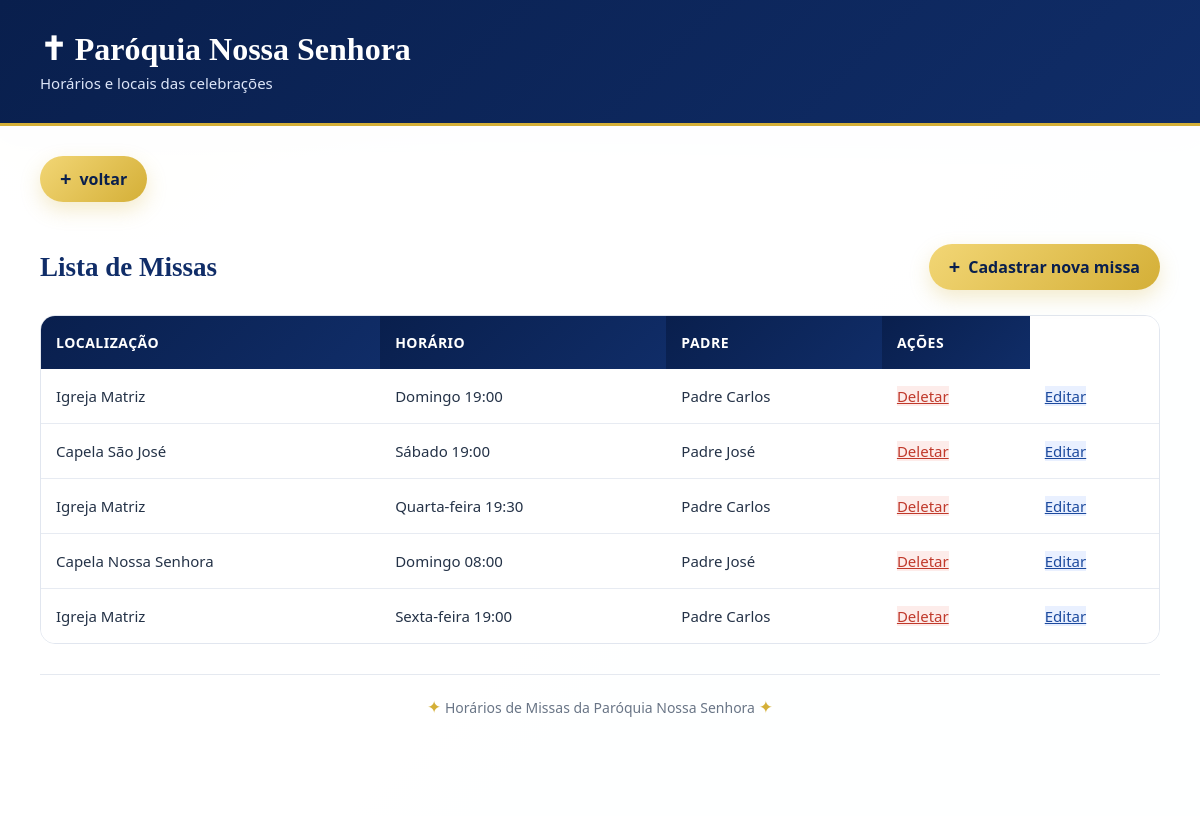
The app's page /missas/listar_missas.php (signed in) with its own data.
### tables this page shows
CREATE TABLE IF NOT EXISTS missas (
    id_missas INT NOT NULL AUTO_INCREMENT,
    localizacao VARCHAR(255) NOT NULL,
    horario VARCHAR(45) NOT NULL,
    padre_ce VARCHAR(45) NOT NULL,
    padre_id INT NOT NULL,

    PRIMARY KEY (id_missas),

    INDEX idx_missas_padre (padre_id),

    CONSTRAINT fk_missas_padre
        FOREIGN KEY (padre_id)
        REFERENCES padre (id_padre)
        ON DELETE RESTRICT
        ON UPDATE CASCADE
);

CREATE TABLE IF NOT EXISTS usuarios (
    id_usuarios INT NOT NULL AUTO_INCREMENT,
    nome VARCHAR(255) NOT NULL,
    email VARCHAR(255) NOT NULL,
    senha VARCHAR(255) NOT NULL,
    tipo VARCHAR(45) NOT NULL DEFAULT 'u',

    PRIMARY KEY (id_usuarios),
    UNIQUE KEY email_UNIQUE (email)
);

### html/func.php (called while the page is built, shortened)
<?php
function buscar_padre($conexão,$id){
    $sql = "SELECT
    padre.id_padre,
    usuarios.nome,
    usuarios.email,
    padre.telefone
FROM padre
INNER JOIN usuarios
    ON padre.usuarios_id = usuarios.id_usuarios
     WHERE id_padre = ?;";
    $smt = $conexão->prepare($sql);
    $smt->bind_param("i", $id);
    $smt->execute();
    return $smt->get_result();
}
function listar_missas($conexao){
    return $conexao->query("SELECT * FROM missas ");
}
?>

### html/missas/listar_missas.php (the view, shortened to what this page needs)
<?php
require_once '../func.php';
?>
<!DOCTYPE html>
<html lang="pt-br">
<head>
</head>
<body>
<div class="container">
    <div class="cabecalho">
        <h1>
            ✝ Paróquia Nossa Senhora
        </h1>
        <p>
            Horários e locais das celebrações
        </p>
    </div>
    <div class="conteudo">
        <a
            class="btn-novo"
            href="../index.php"
        >
            voltar
        </a>
        <br><br>
        <div class="topo-lista">
            <h2>
                Lista de Missas
            </h2>
            <a
                href="inserir_missas.php"
                class="btn-novo"
            >
                Cadastrar nova missa
            </a>
        </div>
        <div class="tabela-container">
            <table>
                <thead>
                    <tr>
                        <th>
                            Localização
                        </th>
                        <th>
                            Horário
                        </th>
                        <th>
                            Padre
                        </th>
                        <th>
                            Ações
                        </th>
                    </tr>
                </thead>
                <tbody>
                <?php
        require_once "../func.php";
        $resultado = listar_missas($conexao);
        if ($resultado) {
            while ($missas = mysqli_fetch_assoc($resultado)) {
                    $id = $missas['id_missas'];
                    $locallizacao = $missas['localizacao'];
                    $horario = $missas['horario'];
                    $padre_id = $missas['padre_id'];
                    $padres = buscar_padre($conexao, $padre_id);
                    $padre = mysqli_fetch_assoc($padres);
                    $nome = $padre['nome'];
                    echo "<tr>";
                    echo "<td class='locallizacao'>"
                        . $locallizacao
                        . "</td>";
                    echo "<td class='locallizacao'>"
                        . $horario
                        . "</td>";
                    echo "<td class='locallizacao'>"
                        . $nome
                        . "</td>";
                echo "<td>";
                echo "<a class='deletar' ";
                echo "href='deletar_missas.php?id_missas=" . $id . "' ";
                echo "onclick=\"return confirm('Tem certeza que deseja deletar este missas?');\">";
                echo "Deletar";
                echo "</a>";
                echo "</td>";
                echo "<td>";
                echo "<a class='editar' ";
                echo "href='inserir_missas.php?id_missas=" . $id . "'>";
                echo "Editar";
                echo "</a>";
                echo "</td>";
                echo "</tr>";
            }
        } else {
            echo "<tr>";
            echo "<td colspan='4'>Nenhuma missa encontrada.</td>";
            echo "</tr>";
        }
        ?>
                </tbody>
            </table>
        </div>
        <div class="rodape">
            <span>✦</span>
            Horários de Missas da Paróquia Nossa Senhora
            <span>✦</span>
        </div>
    </div>
</div>
</body>
</html>

### html/missas/listar_missas.php (style rules this page uses)
:root { --azul: #102d68; --azul2: #1c4a9e; --azul-escuro: #091f4d; --dourado: #d4af37; --dourado2: #f2d675; --fundo: #f4f7fc; --texto: #243247; --cinza: #697586; --branco: #ffffff; --vermelho: #c0392b; --sombra: 0 10px 30px rgba(16, 45, 104, .10); }
* { margin: 0; padding: 0; box-sizing: border-box; }
html, body { width: 100%; min-height: 100%; }
body { min-height: 100vh; font-family: "Segoe UI", Arial, sans-serif; color: var(--texto); background: radial-gradient( circle at 10% 10%, rgba(212, 175, 55, .10), transparent 28% ), linear-gradient( 135deg, #f8fafc, #eaf0fa ); }
.container { width: 100%; min-height: 100vh; margin: 0; }
.cabecalho { width: 100%; background: linear-gradient( 135deg, var(--azul-escuro), var(--azul) ); color: white; padding: 30px 40px; border-radius: 0; border-bottom: 3px solid var(--dourado); box-shadow: var(--sombra); }
.cabecalho h1 { font-family: Georgia, serif; font-size: 32px; margin-bottom: 5px; }
.cabecalho p { color: #dce5f8; font-size: 15px; }
.conteudo { width: 100%; min-height: calc(100vh - 110px); background: rgba(255, 255, 255, .97); padding: 30px 40px; border-radius: 0; box-shadow: none; }
.topo-lista { display: flex; align-items: center; justify-content: space-between; gap: 20px; margin-bottom: 25px; }
.topo-lista h2 { color: var(--azul); font-family: Georgia, serif; font-size: 27px; }
.btn-novo { display: inline-flex; align-items: center; justify-content: center; gap: 8px; padding: 12px 20px; border-radius: 50px; background: linear-gradient( 135deg, var(--dourado2), var(--dourado) ); color: var(--azul-escuro); text-decoration: none; font-weight: 800; box-shadow: 0 8px 20px rgba(212,175,55,.25); transition: .25s ease; }
.btn-novo::before { content: "+"; font-size: 20px; line-height: 1; }
.conteudo > .btn-novo:first-child { margin-bottom: 20px; }
.tabela-container { width: 100%; overflow-x: auto; border-radius: 15px; border: 1px solid #e1e6ef; }
table { width: 100%; min-width: 750px; border-collapse: collapse; background: white; }
th { padding: 17px 15px; background: linear-gradient( 135deg, var(--azul-escuro), var(--azul) ); color: white; text-align: left; font-size: 14px; text-transform: uppercase; letter-spacing: .5px; }
td { padding: 17px 15px; border-bottom: 1px solid #e7ebf2; color: var(--texto); font-size: 15px; vertical-align: middle; }
tbody tr { transition: .2s ease; }
tbody tr:last-child td { border-bottom: none; }
.editar { background: #e9f0ff; color: var(--azul2); }
.deletar { background: #fdecea; color: var(--vermelho); }
.rodape { margin-top: 30px; padding-top: 20px; border-top: 1px solid #e5e9f0; color: var(--cinza); font-size: 14px; text-align: center; }
.rodape span { color: var(--dourado); font-size: 17px; }

### records on screen
missas: localizacao "Igreja Matriz", horario "Domingo 19:00", usuarios.nome "Padre Carlos"
missas: localizacao "Capela São José", horario "Sábado 19:00", usuarios.nome "Padre José"
missas: localizacao "Igreja Matriz", horario "Quarta-feira 19:30", usuarios.nome "Padre Carlos"
missas: localizacao "Capela Nossa Senhora", horario "Domingo 08:00", usuarios.nome "Padre José"
missas: localizacao "Igreja Matriz", horario "Sexta-feira 19:00", usuarios.nome "Padre Carlos"
